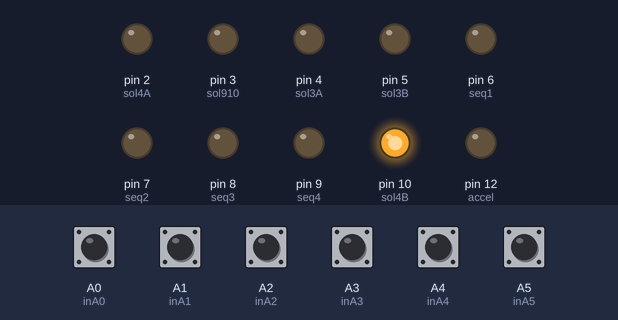
This sketch was run on a simulated Arduino Uno, built with avr-gcc and run on an emulated ATmega328P. Parts: output pins drawn as LEDs (lit = HIGH). Dashed ring = blinking. The inputs (shaded band) are chosen by the test bench; at power-on: A0 (inA0), A1 (inA1), A2 (inA2), A3 (inA3), A4 (inA4), A5 (inA5) HIGH.

Above: at 1.2 s.
1.3 s: A5 (inA5) pulled LOW for 0.15 s
At 1.8 s:
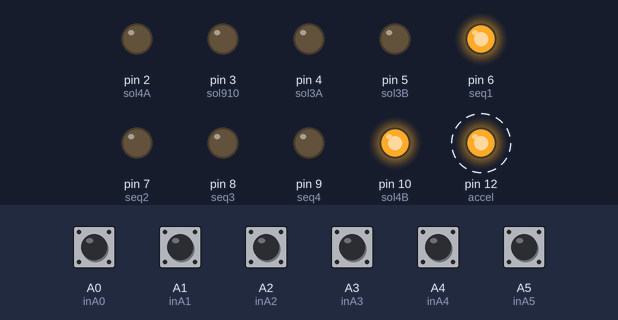
4.4 s: A0 (inA0) pulled LOW for 0.15 s
At 6.4 s:
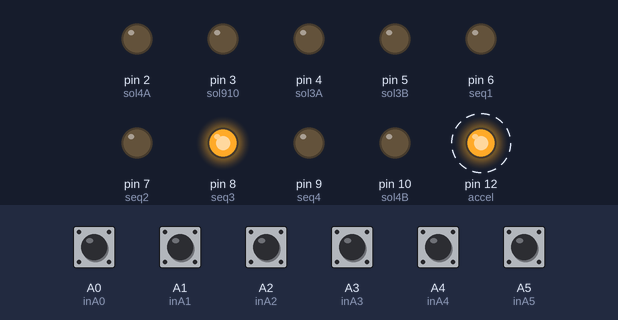
7.5 s: A1 (inA1) pulled LOW for 0.15 s
At 9.4 s:
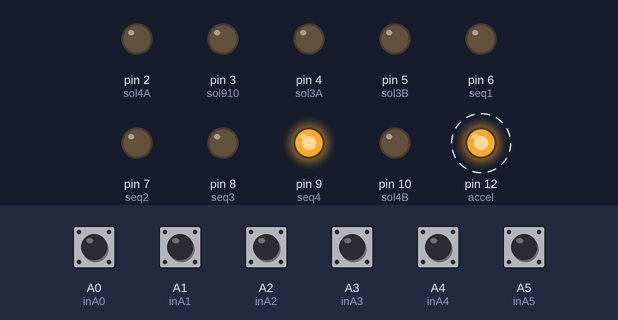
10.6 s: A2 (inA2) pulled LOW for 0.15 s
At 11.9 s:
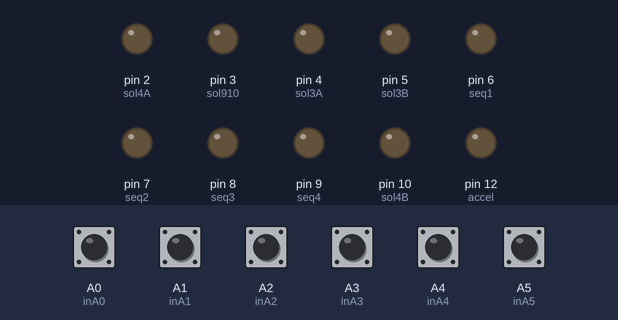
12.2 s: A3 (inA3) pulled LOW for 0.15 s
At 12.27 s:
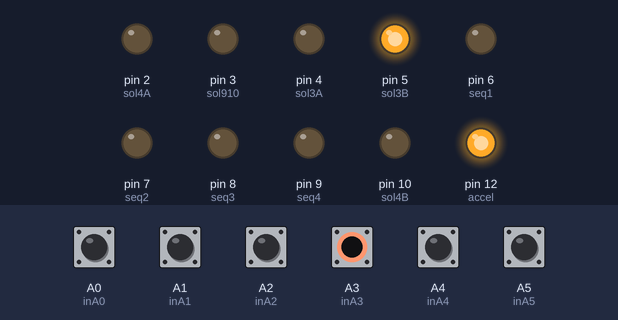
13.8 s: A0 (inA0) pulled LOW for 1 s
At 14.6 s:
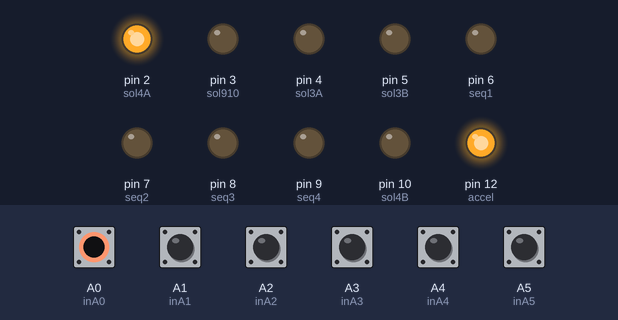
Timing chart, 0 to 16.8 s (numbered marks = the images above; inputs shaded):
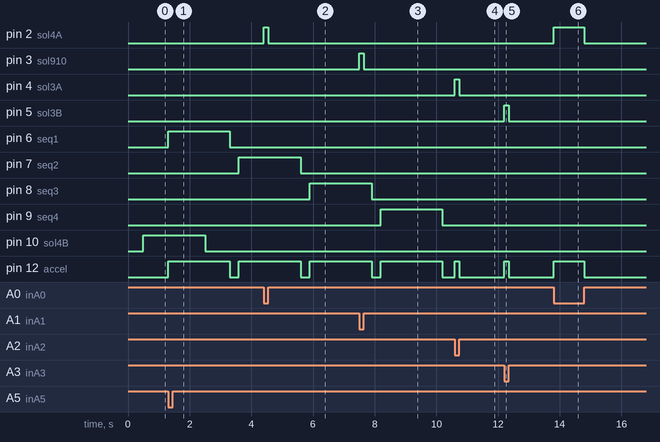

The sketch:

packer.ino
```cpp
// ===============================
// 入力ピン
// ===============================
const int inA0 = A0;
const int inA1 = A1;
const int inA2 = A2;
const int inA3 = A3;
const int inA4 = A4;   // A4 → D10 ロック
const int inA5 = A5;   // シーケンス開始ボタン

// ===============================
// 出力ピン
// ===============================
const int sol4A  = 2;   // A0
const int sol910 = 3;   // A1
const int sol3A  = 4;   // A2
const int sol3B  = 5;   // A3

// シーケンス対象
const int seq1 = 6;     // D6
const int seq2 = 7;     // D7
const int seq3 = 8;     // D8
const int seq4 = 9;     // D9

const int sol4B = 10;   // ロック
const int accel = 12;   // アクセル（D2〜D9 と完全連動）

// ===============================
// A4 → D10（押した瞬間 → 0.5秒後に 2秒 ON）
// ===============================
bool prevA4 = HIGH;
bool a4Pending = false;
unsigned long a4PendingStart = 0;
bool a4Active = false;
unsigned long a4Start = 0;

// ===============================
// シーケンス制御
// ===============================
bool prevA5 = HIGH;
bool seqRunning = false;
bool seqPaused = false;
unsigned long seqTimer = 0;
int seqStep = 0;

// ===============================
// 初期設定
// ===============================
void setup() {
  pinMode(inA0, INPUT_PULLUP);
  pinMode(inA1, INPUT_PULLUP);
  pinMode(inA2, INPUT_PULLUP);
  pinMode(inA3, INPUT_PULLUP);
  pinMode(inA4, INPUT_PULLUP);
  pinMode(inA5, INPUT_PULLUP);

  pinMode(sol4A, OUTPUT);
  pinMode(sol910, OUTPUT);
  pinMode(sol3A, OUTPUT);
  pinMode(sol3B, OUTPUT);

  pinMode(seq1, OUTPUT);
  pinMode(seq2, OUTPUT);
  pinMode(seq3, OUTPUT);
  pinMode(seq4, OUTPUT);

  pinMode(sol4B, OUTPUT);
  pinMode(accel, OUTPUT);

  allSeqOff();
  digitalWrite(sol4B, LOW);
  digitalWrite(accel, LOW);
}

// ===============================
// メインループ
// ===============================
void loop() {

  // -------- A0〜A3 ミラー出力 --------
  bool out2 = (digitalRead(inA0) == LOW);
  bool out3 = (digitalRead(inA1) == LOW);
  bool out4 = (digitalRead(inA2) == LOW);
  bool out5 = (digitalRead(inA3) == LOW);

  digitalWrite(sol4A,  out2 ? HIGH : LOW);
  digitalWrite(sol910, out3 ? HIGH : LOW);
  digitalWrite(sol3A,  out4 ? HIGH : LOW);
  digitalWrite(sol3B,  out5 ? HIGH : LOW);

  // -------- A4 → D10（押した瞬間 → 0.5秒後に 2秒 ON）--------
  bool nowA4 = (digitalRead(inA4) == LOW);

  if (prevA4 == HIGH && nowA4 == LOW) {
    a4Pending = true;
    a4PendingStart = millis();
  }
  prevA4 = nowA4;

  if (a4Pending && millis() - a4PendingStart >= 500) {
    a4Pending = false;
    a4Active = true;
    a4Start = millis();
    digitalWrite(sol4B, HIGH);
  }

  if (a4Active && millis() - a4Start >= 2000) {
    digitalWrite(sol4B, LOW);
    a4Active = false;
  }

  // -------- シーケンス --------
  handleSequence();


// -------- D12（accel）完全連動 --------
bool anyOutput =
  digitalRead(sol4A)  == HIGH ||
  digitalRead(sol910) == HIGH ||
  digitalRead(sol3A)  == HIGH ||
  digitalRead(sol3B)  == HIGH ||
  digitalRead(seq1)   == HIGH ||
  digitalRead(seq2)   == HIGH ||
  digitalRead(seq3)   == HIGH ||
  digitalRead(seq4)   == HIGH;

digitalWrite(accel, anyOutput ? HIGH : LOW);

}

// ===============================
// シーケンス出力 OFF
// ===============================
void allSeqOff() {
  digitalWrite(seq1, LOW);
  digitalWrite(seq2, LOW);
  digitalWrite(seq3, LOW);
  digitalWrite(seq4, LOW);
}

// ===============================
// シーケンス本体
// ===============================
void handleSequence() {
  bool nowA5 = (digitalRead(inA5) == LOW);

  if (prevA5 == LOW && nowA5 == HIGH) {

    if (!seqRunning && !seqPaused) {
      seqRunning = true;
      seqPaused = false;
      seqStep = 0;
      seqTimer = millis();
      allSeqOff();
    }
    else if (seqRunning && !seqPaused) {
      seqRunning = false;
      seqPaused = true;
      allSeqOff();
    }
    else if (!seqRunning && seqPaused) {
      seqRunning = true;
      seqPaused = false;
      seqTimer = millis();
    }
  }

  prevA5 = nowA5;

  if (!seqRunning) return;

  unsigned long now = millis();

  switch (seqStep) {

    case 0:
      digitalWrite(seq1, HIGH);
      if (now - seqTimer >= 2000) {
        digitalWrite(seq1, LOW);
        seqStep = 1;
        seqTimer = now;
      }
      break;

    case 1:
      if (now - seqTimer >= 300) {
        seqStep = 2;
        seqTimer = now;
      }
      break;

    case 2:
      digitalWrite(seq2, HIGH);
      if (now - seqTimer >= 2000) {
        digitalWrite(seq2, LOW);
        seqStep = 3;
        seqTimer = now;
      }
      break;

    case 3:
      if (now - seqTimer >= 300) {
        seqStep = 4;
        seqTimer = now;
      }
      break;

    case 4:
      digitalWrite(seq3, HIGH);
      if (now - seqTimer >= 2000) {
        digitalWrite(seq3, LOW);
        seqStep = 5;
        seqTimer = now;
      }
      break;

    case 5:
      if (now - seqTimer >= 300) {
        seqStep = 6;
        seqTimer = now;
      }
      break;

    case 6:
      digitalWrite(seq4, HIGH);
      if (now - seqTimer >= 2000) {
        digitalWrite(seq4, LOW);
        seqRunning = false;
        seqPaused = false;
      }
      break;
  }
}
```

Measured:
- after the input at 1.3 s, pin 6 (seq1): LOW → HIGH at once, → LOW 2.0 s later; pin 7 (seq2): LOW → HIGH after 2.3 s; pin 12 (accel): LOW → HIGH at once, → LOW 2.0 s later, → HIGH 0.30 s later
- after the input at 4.4 s, pin 2 (sol4A): LOW → HIGH at once, → LOW 0.15 s later
- after the input at 7.5 s, pin 3 (sol910): LOW → HIGH at once, → LOW 0.15 s later
- after the input at 10.6 s, pin 4 (sol3A), pin 12 (accel): LOW → HIGH at once, → LOW 0.15 s later
- after the input at 12.2 s, pin 5 (sol3B), pin 12 (accel): LOW → HIGH at once, → LOW 0.15 s later
- after the input at 13.8 s, pin 2 (sol4A), pin 12 (accel): LOW → HIGH at once, → LOW 1.0 s later
